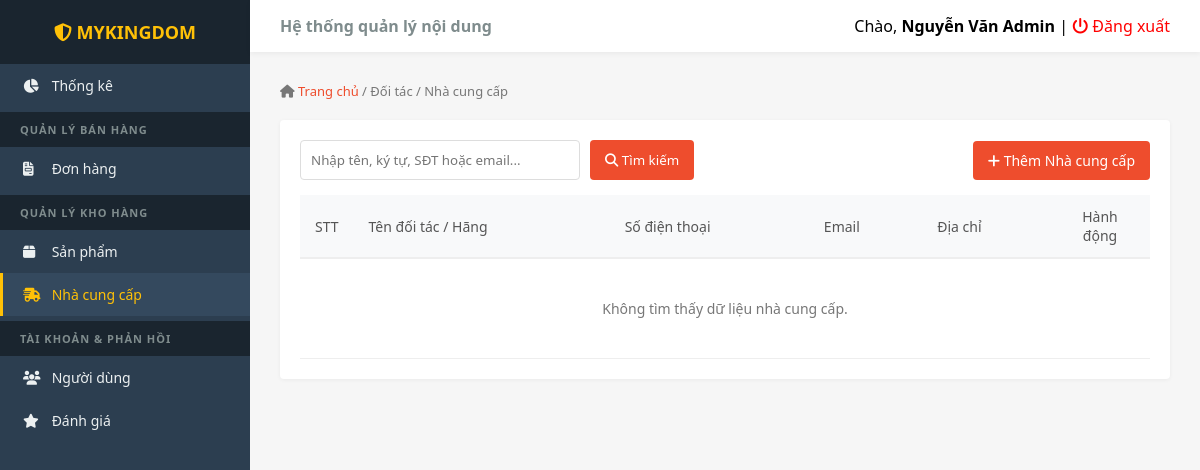
Before: /admin/index.php?page=suppliers (signed in) with the older database file.
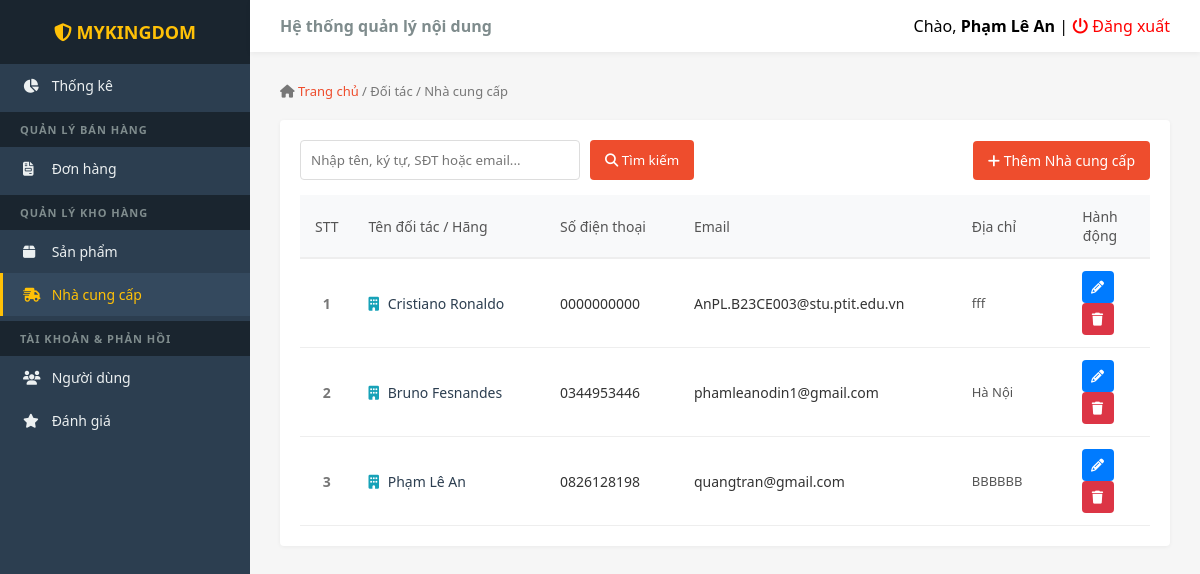
After: the same page with the newer database file.
### tables this page shows
CREATE TABLE `suppliers` (
  `id` int(11) NOT NULL,
  `name` varchar(255) NOT NULL,
  `phone` varchar(20) DEFAULT NULL,
  `email` varchar(255) DEFAULT NULL,
  `address` text DEFAULT NULL,
  `created_at` timestamp NOT NULL DEFAULT current_timestamp()
);

### admin/suppliers.php (the view, shortened to what this page needs)
<?php
try {
    $pdo->exec("CREATE TABLE IF NOT EXISTS suppliers (
        id INT AUTO_INCREMENT PRIMARY KEY,
        name VARCHAR(255) NOT NULL,
        phone VARCHAR(20),
        email VARCHAR(255),
        address TEXT,
        created_at TIMESTAMP DEFAULT CURRENT_TIMESTAMP
    )");
} catch (\PDOException $e) {}
$action = isset($_GET['action']) ? $_GET['action'] : 'list';
?>
<div class="breadcrumb">
    <i class="fa-solid fa-house"></i>
    <a href="index.php">Trang chủ</a>
    / Đối tác / Nhà cung cấp
</div>
<?php
if ($action === 'add' || $action === 'edit'):
    $s = [
        'id' => '',
        'name' => '',
        'phone' => '',
        'email' => '',
        'address' => ''
    ];
    if ($action === 'edit') {
        $stmt = $pdo->prepare("SELECT * FROM suppliers WHERE id = ?");
        $stmt->execute([(int)$_GET['id']]);
        $s = $stmt->fetch();
    }
?>
<div class="box" style="max-width: 600px;">
    <h3 style="
        margin-top: 0;
        margin-bottom: 20px;
        border-bottom: 1px solid #eee;
        padding-bottom: 15px;
    ">
        <?= $action == 'add'
            ? 'Thêm Nhà Cung Cấp Mới'
            : 'Cập Nhật Nhà Cung Cấp' ?>
    </h3>
    <form action="index.php?page=suppliers" method="POST">
        <?php if ($action == 'add'): ?>
            <input type="hidden" name="create_supplier" value="1">
        <?php else: ?>
            <input type="hidden" name="update_supplier" value="1">
            <input type="hidden" name="supplier_id" value="<?= $s['id'] ?>">
        <?php endif; ?>
        <div class="sp-form-group">
            <label>Tên nhà cung cấp / Hãng sản xuất *</label>
            <input
                type="text"
                name="name"
                class="sp-form-control"
                value="<?= htmlspecialchars($s['name']) ?>"
                placeholder="Ví dụ: Công ty LEGO VN..."
                required
            >
        </div>
        <div style="display:flex; gap:15px;">
            <div class="sp-form-group" style="flex:1;">
                <label>Số điện thoại liên hệ</label>
                <input
                    type="text"
                    name="phone"
                    class="sp-form-control"
                    value="<?= htmlspecialchars($s['phone']) ?>"
                >
            </div>
            <div class="sp-form-group" style="flex:1;">
                <label>Email hỗ trợ</label>
                <input
                    type="email"
                    name="email"
                    class="sp-form-control"
                    value="<?= htmlspecialchars($s['email']) ?>"
                >
            </div>
        </div>
        <div class="sp-form-group">
            <label>Địa chỉ xưởng / Kho hàng</label>
            <input
                type="text"
                name="address"
                class="sp-form-control"
                value="<?= htmlspecialchars($s['address']) ?>"
            >
        </div>
        <div style="text-align:right; margin-top:25px;">
            <a href="index.php?page=suppliers"
               style="
                    padding:8px 15px;
                    color:#555;
                    text-decoration:none;
                    margin-right:10px;
                    border:1px solid #ccc;
                    border-radius:4px;
               ">
                Hủy bỏ
            </a>
            <button type="submit"
                    style="
                        background:#ee4d2d;
                        color:#fff;
                        border:none;
                        padding:9px 20px;
                        border-radius:4px;
                        cursor:pointer;
                        font-weight:500;
                    ">
                <i class="fa-solid fa-floppy-disk"></i>
                LƯU THÔNG TIN
            </button>
        </div>
    </form>
</div>
<?php
else:
    $keyword = isset($_GET['keyword'])
        ? trim($_GET['keyword'])
        : '';
?>
<div class="box">
    <div style="
        display:flex;
        justify-content:space-between;
        align-items:center;
        gap:10px;
        flex-wrap:wrap;
        margin-bottom:15px;
    ">
        <form method="GET"
              action="index.php"
              style="display:flex; gap:10px;">
            <input
                type="text"
                name="keyword"
                placeholder="Nhập tên, ký tự, SĐT hoặc email..."
                value="<?= htmlspecialchars($keyword) ?>"
                class="sp-form-control"
                style="width:280px;"
            >
            <button type="submit"
                    style="
                        background:#ee4d2d;
                        color:#fff;
                        border:none;
                        padding:10px 15px;
                        border-radius:4px;
                        cursor:pointer;
                    ">
                <i class="fa-solid fa-magnifying-glass"></i>
                Tìm kiếm
            </button>
        </form>
        <a href="index.php?page=suppliers&action=add"
           class="btn-create">
            <i class="fa-solid fa-plus"></i>
            Thêm Nhà cung cấp
        </a>
    </div>
    <table class="sp-table">
        <thead>
            <tr>
                <th style="width:50px; text-align:center;">STT</th>
                <th>Tên đối tác / Hãng</th>
                <th>Số điện thoại</th>
                <th>Email</th>
                <th>Địa chỉ</th>
                <th style="text-align:center; width:100px;">
                    Hành động
                </th>
            </tr>
        </thead>
        <tbody>
        <?php
        if ($keyword != '') {
            $keyword = preg_replace('/\s+/', ' ', $keyword);
            $keywords = explode(' ', $keyword);
            $whereParts = [];
            $params = [];
            foreach ($keywords as $kw) {
                $kw = trim($kw);
                if ($kw === '') {
                    continue;
                }
                $conditions = [];
                $conditions[] = "name LIKE ?";
                $params[] = "%$kw%";
                $conditions[] = "address LIKE ?";
                $params[] = "%$kw%";
                if (preg_match('/[0-9]/', $kw)) {
                    $conditions[] = "phone LIKE ?";
                    $params[] = "%$kw%";
                }
                if (strpos($kw, '@') !== false || strpos($kw, '.') !== false) {
                    $conditions[] = "email LIKE ?";
                    $params[] = "%$kw%";
                }
                $whereParts[] = "(" . implode(" OR ", $conditions) . ")";
            }
            if (count($whereParts) > 0) {
                $sql = "SELECT * FROM suppliers
                        WHERE " . implode(" AND ", $whereParts) . "
                        ORDER BY
                            CASE
                                WHEN name LIKE ? THEN 0
                                WHEN address LIKE ? THEN 1
                                ELSE 2
                            END,
                            id DESC";
                $params[] = "%$keyword%";
                $params[] = "%$keyword%";
                $stmt = $pdo->prepare($sql);
                $stmt->execute($params);
                $suppliers = $stmt->fetchAll();
            } else {
                $sql = "SELECT * FROM suppliers ORDER BY id DESC";
                $suppliers = $pdo->query($sql)->fetchAll();
            }
        } else {
            $sql = "SELECT * FROM suppliers ORDER BY id DESC";
            $suppliers = $pdo->query($sql)->fetchAll();
        }
        $stt = 1;
        if (count($suppliers) > 0):
            foreach ($suppliers as $row):
        ?>
            <tr>
                <td style="
                    text-align:center;
                    font-weight:bold;
                    color:#777;
                ">
                    <?= $stt++ ?>
                </td>
                <td style="
                    font-weight:500;
                    color:#2c3e50;
                ">
                    <i class="fa-solid fa-building"
                       style="color:#17a2b8; margin-right:5px;"></i>
                    <?= htmlspecialchars($row['name']) ?>
                </td>
                <td>
                    <?= htmlspecialchars($row['phone'] ?? '---') ?>
                </td>
                <td>
                    <?= htmlspecialchars($row['email'] ?? '---') ?>
                </td>
                <td style="
                    font-size:13px;
                    color:#555;
                ">
                    <?= htmlspecialchars($row['address'] ?? '---') ?>
                </td>
                <td style="text-align:center;">
                    <a href="index.php?page=suppliers&action=edit&id=<?= $row['id'] ?>"
                       class="btn-action btn-edit"
                       title="Chỉnh sửa">
                        <i class="fa-solid fa-pencil"></i>
                    </a>
                    <a href="index.php?page=suppliers&action=delete&id=<?= $row['id'] ?>"
                       class="btn-action btn-delete"
                       onclick="return confirm('Bạn có chắc chắn muốn xóa nhà cung cấp này?');"
                       title="Xóa bỏ">
                        <i class="fa-solid fa-trash"></i>
                    </a>
                </td>
            </tr>
        <?php
            endforeach;
        else:
        ?>
            <tr>
                <td colspan="6"
                    style="
                        text-align:center;
                        padding:40px;
                        color:#777;
                    ">
                    Không tìm thấy dữ liệu nhà cung cấp.
                </td>
            </tr>
        <?php endif; ?>
        </tbody>
    </table>
</div>
<?php endif; ?>

### admin/index.php (shortened to what this page needs)
<?php
$page = isset($_GET['page']) ? $_GET['page'] : 'dashboard';
?>
<!DOCTYPE html>
<html lang="vi">
<head>
    <link rel="stylesheet" href="https://cdnjs.cloudflare.com/ajax/libs/font-awesome/6.4.0/css/all.min.css">
</head>
<body>
    <div class="sidebar">
        <h3><i class="fa-solid fa-shield-halved"></i> MYKINGDOM</h3>
        <a href="index.php?page=dashboard" class="<?= $page == 'dashboard' ? 'active' : '' ?>"><i class="fa-solid fa-chart-pie" style="width:25px;"></i> Thống kê</a>
        <div class="sidebar-heading">Quản lý bán hàng</div>
        <a href="index.php?page=orders" class="<?= $page == 'orders' ? 'active' : '' ?>"><i class="fa-solid fa-file-invoice" style="width:25px;"></i> Đơn hàng</a>
        <div class="sidebar-heading">Quản lý kho hàng</div>
        <a href="index.php?page=products" class="<?= $page == 'products' ? 'active' : '' ?>"><i class="fa-solid fa-box" style="width:25px;"></i> Sản phẩm</a>
        <a href="index.php?page=suppliers" class="<?= $page == 'suppliers' ? 'active' : '' ?>"><i class="fa-solid fa-truck-fast" style="width:25px;"></i> Nhà cung cấp</a>
        <div class="sidebar-heading">Tài khoản & Phản hồi</div>
        <a href="index.php?page=users" class="<?= $page == 'users' ? 'active' : '' ?>"><i class="fa-solid fa-users" style="width:25px;"></i> Người dùng</a>
        <a href="index.php?page=reviews" class="<?= $page == 'reviews' ? 'active' : '' ?>"><i class="fa-solid fa-star" style="width:25px;"></i> Đánh giá</a>
    </div>
    <div class="main">
        <div class="topbar">
            <span style="color:#7f8c8d; font-weight:bold;">Hệ thống quản lý nội dung</span>
            <span>Chào, <b><?= htmlspecialchars($_SESSION['admin_user']) ?></b> | <a href="index.php?action=logout" style="color: red; text-decoration: none;"><i class="fa-solid fa-power-off"></i> Đăng xuất</a></span>
        </div>
        <div class="content">
            <?php
            if (file_exists("{$page}.php")) { include "{$page}.php"; }
            else { echo "<h3>Đang phát triển tính năng này...</h3>"; }
            ?>
        </div>
    </div>
</body>
</html>

### admin/index.php (style rules this page uses)
* { box-sizing: border-box; margin: 0; padding: 0; font-family: 'Segoe UI', Tahoma, Geneva, Verdana, sans-serif; }
body { display: flex; background: #f6f6f6; min-height: 100vh; overflow-x: hidden; }
.sidebar { width: 250px; background: #2c3e50; color: #fff; display: flex; flex-direction: column; flex-shrink: 0; }
.sidebar h3 { padding: 20px; text-align: center; background: #1a252f; margin: 0; color: #ffc107; font-size: 18px; }
.sidebar a { display: block; padding: 12px 20px; color: #ecf0f1; text-decoration: none; border-left: 3px solid transparent; font-size: 14px; }
.sidebar a:hover, .sidebar a.active { background: #34495e; color: #ffc107; border-left: 3px solid #ffc107; }
.sidebar-heading { background: #1a252f; padding: 10px 20px; color: #7f8c8d; font-size: 11px; text-transform: uppercase; margin-top: 5px; font-weight: bold; letter-spacing: 1px; }
.main { flex: 1; display: flex; flex-direction: column; width: calc(100% - 250px); }
.topbar { background: #fff; padding: 15px 30px; display: flex; justify-content: space-between; box-shadow: 0 2px 5px rgba(0,0,0,0.05); align-items: center; }
.content { padding: 30px; overflow-y: auto; flex: 1; }

### admin/suppliers.php (style rules this page uses)
.breadcrumb { font-size: 13px; color: #777; margin-bottom: 20px; }
.breadcrumb a { color: #ee4d2d; text-decoration: none; }
.box { background: #fff; border-radius: 4px; box-shadow: 0 1px 4px rgba(0,0,0,0.05); padding: 20px; margin-bottom: 20px; }
.sp-table { width: 100%; border-collapse: collapse; margin-top: 15px; }
.sp-table th { background: #f8f9fa; color: #555; font-weight: 500; padding: 12px 15px; text-align: left; font-size: 14px; border-bottom: 2px solid #eee; }
.sp-table td { padding: 12px 15px; border-bottom: 1px solid #eee; font-size: 14px; color: #333; vertical-align: middle; }
.btn-create { background: #ee4d2d; color: #fff; padding: 10px 15px; text-decoration: none; border-radius: 4px; font-size: 14px; font-weight: 500; }
.btn-action { display: inline-flex; align-items: center; justify-content: center; width: 32px; height: 32px; color: #fff; border-radius: 4px; text-decoration: none; margin-right: 5px; font-size: 13px; }
.btn-edit { background: #007bff; }
.btn-delete { background: #dc3545; }
.sp-form-control { width: 100%; padding: 10px; border: 1px solid #ddd; border-radius: 4px; outline: none; box-sizing: border-box; }

Changed rows visible on the page:
added suppliers: name "Cristiano Ronaldo", phone "0000000000", email "AnPL.B23CE003@stu.ptit.edu.vn", address "fff"
added suppliers: name "Bruno Fesnandes", phone "0344953446", email "phamleanodin1@gmail.com", address "Hà Nội"
added suppliers: name "Phạm Lê An", phone "0826128198", email "quangtran@gmail.com", address "BBBBBB"
Other visible differences:
$_SESSION['admin_user']: "Nguyễn Văn Admin" → "Phạm Lê An"
text no longer shown: "Không tìm thấy dữ liệu nhà cung cấp."
